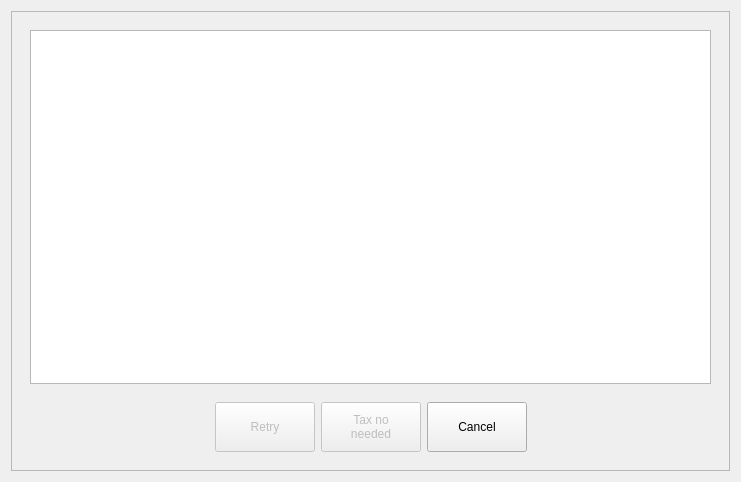
<?xml version="1.0" encoding="UTF-8"?>
<ui version="4.0">
 <class>DlgPrintTax</class>
 <widget class="QDialog" name="DlgPrintTax">
  <property name="geometry">
   <rect>
    <x>0</x>
    <y>0</y>
    <width>741</width>
    <height>482</height>
   </rect>
  </property>
  <property name="windowTitle">
   <string>Dialog</string>
  </property>
  <layout class="QHBoxLayout" name="horizontalLayout">
   <item>
    <widget class="QFrame" name="frame">
     <property name="frameShape">
      <enum>QFrame::StyledPanel</enum>
     </property>
     <property name="frameShadow">
      <enum>QFrame::Raised</enum>
     </property>
     <layout class="QVBoxLayout" name="verticalLayout">
      <property name="spacing">
       <number>0</number>
      </property>
      <item>
       <widget class="QWidget" name="widget_2" native="true">
        <property name="sizePolicy">
         <sizepolicy hsizetype="Preferred" vsizetype="Preferred">
          <horstretch>0</horstretch>
          <verstretch>2</verstretch>
         </sizepolicy>
        </property>
        <layout class="QHBoxLayout" name="horizontalLayout_3">
         <item>
          <widget class="QPlainTextEdit" name="teResult">
           <property name="styleSheet">
            <string notr="true">color:white;</string>
           </property>
          </widget>
         </item>
        </layout>
       </widget>
      </item>
      <item>
       <widget class="QWidget" name="widget" native="true">
        <layout class="QHBoxLayout" name="horizontalLayout_2">
         <item>
          <spacer name="horizontalSpacer">
           <property name="orientation">
            <enum>Qt::Horizontal</enum>
           </property>
           <property name="sizeHint" stdset="0">
            <size>
             <width>231</width>
             <height>20</height>
            </size>
           </property>
          </spacer>
         </item>
         <item>
          <widget class="QPushButton" name="btnRetry">
           <property name="enabled">
            <bool>false</bool>
           </property>
           <property name="minimumSize">
            <size>
             <width>100</width>
             <height>50</height>
            </size>
           </property>
           <property name="maximumSize">
            <size>
             <width>100</width>
             <height>50</height>
            </size>
           </property>
           <property name="text">
            <string>Retry</string>
           </property>
           <property name="icon">
            <iconset resource="res.qrc">
             <normaloff>:/images/refresh.png</normaloff>:/images/refresh.png</iconset>
           </property>
          </widget>
         </item>
         <item>
          <widget class="QPushButton" name="btnNoNeed">
           <property name="enabled">
            <bool>false</bool>
           </property>
           <property name="minimumSize">
            <size>
             <width>100</width>
             <height>50</height>
            </size>
           </property>
           <property name="maximumSize">
            <size>
             <width>100</width>
             <height>50</height>
            </size>
           </property>
           <property name="text">
            <string>Tax no
needed</string>
           </property>
          </widget>
         </item>
         <item>
          <widget class="QPushButton" name="btnCancel">
           <property name="minimumSize">
            <size>
             <width>100</width>
             <height>50</height>
            </size>
           </property>
           <property name="maximumSize">
            <size>
             <width>100</width>
             <height>50</height>
            </size>
           </property>
           <property name="text">
            <string>Cancel</string>
           </property>
          </widget>
         </item>
         <item>
          <spacer name="horizontalSpacer_2">
           <property name="orientation">
            <enum>Qt::Horizontal</enum>
           </property>
           <property name="sizeHint" stdset="0">
            <size>
             <width>230</width>
             <height>20</height>
            </size>
           </property>
          </spacer>
         </item>
        </layout>
       </widget>
      </item>
     </layout>
    </widget>
   </item>
  </layout>
 </widget>
 <resources>
  <include location="res.qrc"/>
 </resources>
 <connections/>
</ui>
